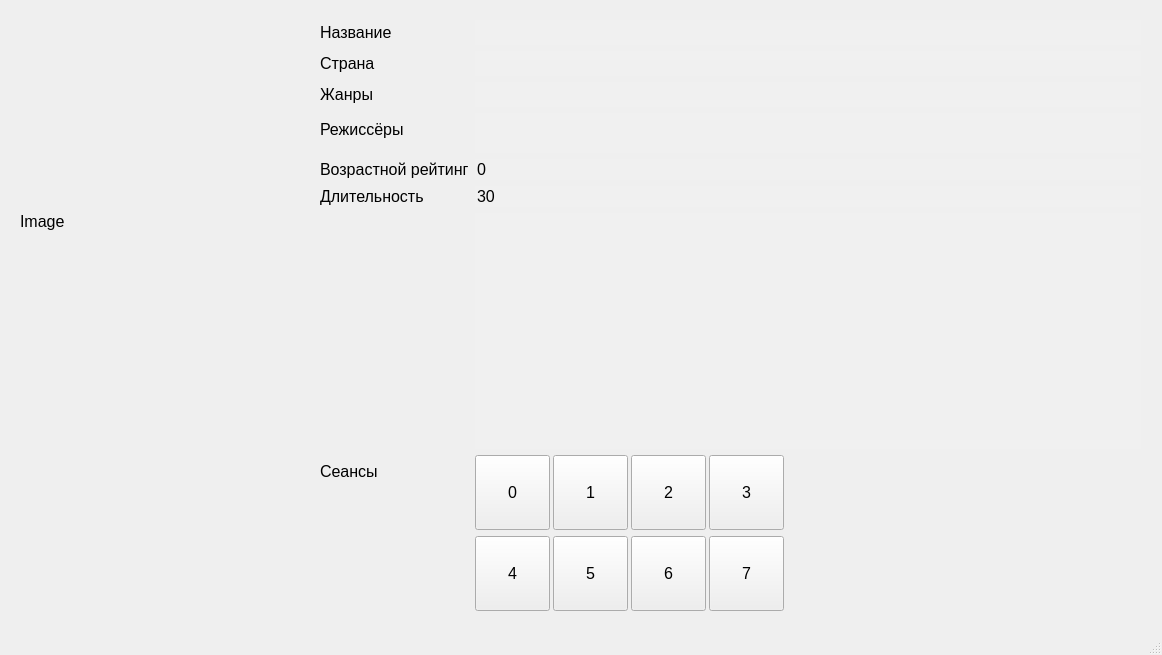
<?xml version="1.0" encoding="UTF-8"?>
<ui version="4.0">
 <class>MainWindow</class>
 <widget class="QMainWindow" name="MainWindow">
  <property name="geometry">
   <rect>
    <x>0</x>
    <y>0</y>
    <width>1162</width>
    <height>655</height>
   </rect>
  </property>
  <property name="windowTitle">
   <string>MainWindow</string>
  </property>
  <widget class="QWidget" name="centralwidget">
   <widget class="QWidget" name="verticalLayoutWidget">
    <property name="geometry">
     <rect>
      <x>20</x>
      <y>20</y>
      <width>282</width>
      <height>402</height>
     </rect>
    </property>
    <layout class="QVBoxLayout" name="verticalLayout">
     <item>
      <widget class="QLabel" name="ImageLabel">
       <property name="minimumSize">
        <size>
         <width>280</width>
         <height>400</height>
        </size>
       </property>
       <property name="maximumSize">
        <size>
         <width>280</width>
         <height>400</height>
        </size>
       </property>
       <property name="font">
        <font>
         <pointsize>12</pointsize>
        </font>
       </property>
       <property name="text">
        <string>Image</string>
       </property>
      </widget>
     </item>
    </layout>
   </widget>
   <widget class="QWidget" name="formLayoutWidget">
    <property name="geometry">
     <rect>
      <x>320</x>
      <y>20</y>
      <width>821</width>
      <height>591</height>
     </rect>
    </property>
    <layout class="QFormLayout" name="formLayout">
     <item row="0" column="0">
      <widget class="QLabel" name="label">
       <property name="font">
        <font>
         <pointsize>12</pointsize>
        </font>
       </property>
       <property name="text">
        <string>Название</string>
       </property>
      </widget>
     </item>
     <item row="0" column="1">
      <widget class="QLineEdit" name="NameLine">
       <property name="font">
        <font>
         <family>Alef</family>
         <pointsize>12</pointsize>
        </font>
       </property>
       <property name="styleSheet">
        <string notr="true">background-color: rgb(240, 240, 240);</string>
       </property>
       <property name="text">
        <string/>
       </property>
       <property name="frame">
        <bool>false</bool>
       </property>
       <property name="readOnly">
        <bool>true</bool>
       </property>
      </widget>
     </item>
     <item row="1" column="0">
      <widget class="QLabel" name="label_3">
       <property name="font">
        <font>
         <pointsize>12</pointsize>
        </font>
       </property>
       <property name="text">
        <string>Страна</string>
       </property>
      </widget>
     </item>
     <item row="1" column="1">
      <widget class="QLineEdit" name="CountryLine">
       <property name="font">
        <font>
         <family>Alef</family>
         <pointsize>12</pointsize>
        </font>
       </property>
       <property name="styleSheet">
        <string notr="true">background-color: rgb(240, 240, 240);</string>
       </property>
       <property name="text">
        <string/>
       </property>
       <property name="frame">
        <bool>false</bool>
       </property>
       <property name="readOnly">
        <bool>true</bool>
       </property>
      </widget>
     </item>
     <item row="2" column="0">
      <widget class="QLabel" name="label_5">
       <property name="font">
        <font>
         <pointsize>12</pointsize>
        </font>
       </property>
       <property name="text">
        <string>Жанры</string>
       </property>
      </widget>
     </item>
     <item row="2" column="1">
      <widget class="QLineEdit" name="GenresLine">
       <property name="font">
        <font>
         <family>Alef</family>
         <pointsize>12</pointsize>
        </font>
       </property>
       <property name="styleSheet">
        <string notr="true">background-color: rgb(240, 240, 240);</string>
       </property>
       <property name="text">
        <string/>
       </property>
       <property name="frame">
        <bool>false</bool>
       </property>
       <property name="readOnly">
        <bool>true</bool>
       </property>
      </widget>
     </item>
     <item row="3" column="0">
      <widget class="QLabel" name="label_2">
       <property name="font">
        <font>
         <pointsize>12</pointsize>
        </font>
       </property>
       <property name="text">
        <string>Режиссёры</string>
       </property>
      </widget>
     </item>
     <item row="4" column="0">
      <widget class="QLabel" name="label_4">
       <property name="font">
        <font>
         <pointsize>12</pointsize>
        </font>
       </property>
       <property name="text">
        <string>Возрастной рейтинг</string>
       </property>
      </widget>
     </item>
     <item row="4" column="1">
      <widget class="QLineEdit" name="AgeRatingLine">
       <property name="font">
        <font>
         <pointsize>12</pointsize>
        </font>
       </property>
       <property name="styleSheet">
        <string notr="true">background-color: rgb(240, 240, 240);</string>
       </property>
       <property name="text">
        <string>0</string>
       </property>
       <property name="frame">
        <bool>false</bool>
       </property>
       <property name="readOnly">
        <bool>true</bool>
       </property>
      </widget>
     </item>
     <item row="5" column="0">
      <widget class="QLabel" name="label_6">
       <property name="font">
        <font>
         <pointsize>12</pointsize>
        </font>
       </property>
       <property name="text">
        <string>Длительность</string>
       </property>
      </widget>
     </item>
     <item row="5" column="1">
      <widget class="QLineEdit" name="DurationLine">
       <property name="font">
        <font>
         <pointsize>12</pointsize>
        </font>
       </property>
       <property name="styleSheet">
        <string notr="true">background-color: rgb(240, 240, 240);</string>
       </property>
       <property name="text">
        <string>30</string>
       </property>
       <property name="frame">
        <bool>false</bool>
       </property>
       <property name="readOnly">
        <bool>true</bool>
       </property>
      </widget>
     </item>
     <item row="3" column="1">
      <widget class="QPlainTextEdit" name="DirectorsPlainText">
       <property name="maximumSize">
        <size>
         <width>16777215</width>
         <height>40</height>
        </size>
       </property>
       <property name="font">
        <font>
         <pointsize>12</pointsize>
        </font>
       </property>
       <property name="styleSheet">
        <string notr="true">background-color: rgb(240, 240, 240);</string>
       </property>
       <property name="frameShape">
        <enum>QFrame::NoFrame</enum>
       </property>
       <property name="readOnly">
        <bool>true</bool>
       </property>
       <property name="plainText">
        <string/>
       </property>
      </widget>
     </item>
     <item row="6" column="1">
      <widget class="QPlainTextEdit" name="DescriptionPlainText">
       <property name="minimumSize">
        <size>
         <width>0</width>
         <height>150</height>
        </size>
       </property>
       <property name="font">
        <font>
         <pointsize>12</pointsize>
        </font>
       </property>
       <property name="styleSheet">
        <string notr="true">background-color: rgb(240, 240, 240);</string>
       </property>
       <property name="frameShape">
        <enum>QFrame::NoFrame</enum>
       </property>
       <property name="readOnly">
        <bool>true</bool>
       </property>
       <property name="plainText">
        <string/>
       </property>
      </widget>
     </item>
     <item row="7" column="0">
      <widget class="QLabel" name="label_7">
       <property name="font">
        <font>
         <pointsize>12</pointsize>
        </font>
       </property>
       <property name="text">
        <string>Сеансы</string>
       </property>
      </widget>
     </item>
     <item row="7" column="1">
      <layout class="QGridLayout" name="gridLayout_2">
       <property name="rightMargin">
        <number>360</number>
       </property>
       <item row="0" column="0">
        <widget class="QPushButton" name="Session0Btn">
         <property name="minimumSize">
          <size>
           <width>75</width>
           <height>75</height>
          </size>
         </property>
         <property name="maximumSize">
          <size>
           <width>75</width>
           <height>75</height>
          </size>
         </property>
         <property name="font">
          <font>
           <pointsize>12</pointsize>
          </font>
         </property>
         <property name="text">
          <string>0</string>
         </property>
        </widget>
       </item>
       <item row="0" column="2">
        <widget class="QPushButton" name="Session2Btn">
         <property name="minimumSize">
          <size>
           <width>75</width>
           <height>75</height>
          </size>
         </property>
         <property name="maximumSize">
          <size>
           <width>75</width>
           <height>75</height>
          </size>
         </property>
         <property name="font">
          <font>
           <pointsize>12</pointsize>
          </font>
         </property>
         <property name="text">
          <string>2</string>
         </property>
        </widget>
       </item>
       <item row="0" column="1">
        <widget class="QPushButton" name="Session1Btn">
         <property name="minimumSize">
          <size>
           <width>75</width>
           <height>75</height>
          </size>
         </property>
         <property name="maximumSize">
          <size>
           <width>75</width>
           <height>75</height>
          </size>
         </property>
         <property name="font">
          <font>
           <pointsize>12</pointsize>
          </font>
         </property>
         <property name="text">
          <string>1</string>
         </property>
        </widget>
       </item>
       <item row="0" column="3">
        <widget class="QPushButton" name="Session3Btn">
         <property name="minimumSize">
          <size>
           <width>75</width>
           <height>75</height>
          </size>
         </property>
         <property name="maximumSize">
          <size>
           <width>75</width>
           <height>75</height>
          </size>
         </property>
         <property name="font">
          <font>
           <pointsize>12</pointsize>
          </font>
         </property>
         <property name="text">
          <string>3</string>
         </property>
        </widget>
       </item>
       <item row="1" column="0">
        <widget class="QPushButton" name="Session4Btn">
         <property name="minimumSize">
          <size>
           <width>75</width>
           <height>75</height>
          </size>
         </property>
         <property name="maximumSize">
          <size>
           <width>75</width>
           <height>75</height>
          </size>
         </property>
         <property name="font">
          <font>
           <pointsize>12</pointsize>
          </font>
         </property>
         <property name="text">
          <string>4</string>
         </property>
        </widget>
       </item>
       <item row="1" column="1">
        <widget class="QPushButton" name="Session5Btn">
         <property name="minimumSize">
          <size>
           <width>75</width>
           <height>75</height>
          </size>
         </property>
         <property name="maximumSize">
          <size>
           <width>75</width>
           <height>75</height>
          </size>
         </property>
         <property name="font">
          <font>
           <pointsize>12</pointsize>
          </font>
         </property>
         <property name="text">
          <string>5</string>
         </property>
        </widget>
       </item>
       <item row="1" column="2">
        <widget class="QPushButton" name="Session6Btn">
         <property name="minimumSize">
          <size>
           <width>75</width>
           <height>75</height>
          </size>
         </property>
         <property name="maximumSize">
          <size>
           <width>75</width>
           <height>75</height>
          </size>
         </property>
         <property name="font">
          <font>
           <pointsize>12</pointsize>
          </font>
         </property>
         <property name="text">
          <string>6</string>
         </property>
        </widget>
       </item>
       <item row="1" column="3">
        <widget class="QPushButton" name="Session7Btn">
         <property name="minimumSize">
          <size>
           <width>75</width>
           <height>75</height>
          </size>
         </property>
         <property name="maximumSize">
          <size>
           <width>75</width>
           <height>75</height>
          </size>
         </property>
         <property name="font">
          <font>
           <pointsize>12</pointsize>
          </font>
         </property>
         <property name="text">
          <string>7</string>
         </property>
        </widget>
       </item>
      </layout>
     </item>
    </layout>
   </widget>
  </widget>
  <widget class="QMenuBar" name="menubar">
   <property name="geometry">
    <rect>
     <x>0</x>
     <y>0</y>
     <width>1162</width>
     <height>21</height>
    </rect>
   </property>
  </widget>
  <widget class="QStatusBar" name="statusbar"/>
 </widget>
 <resources/>
 <connections/>
</ui>
